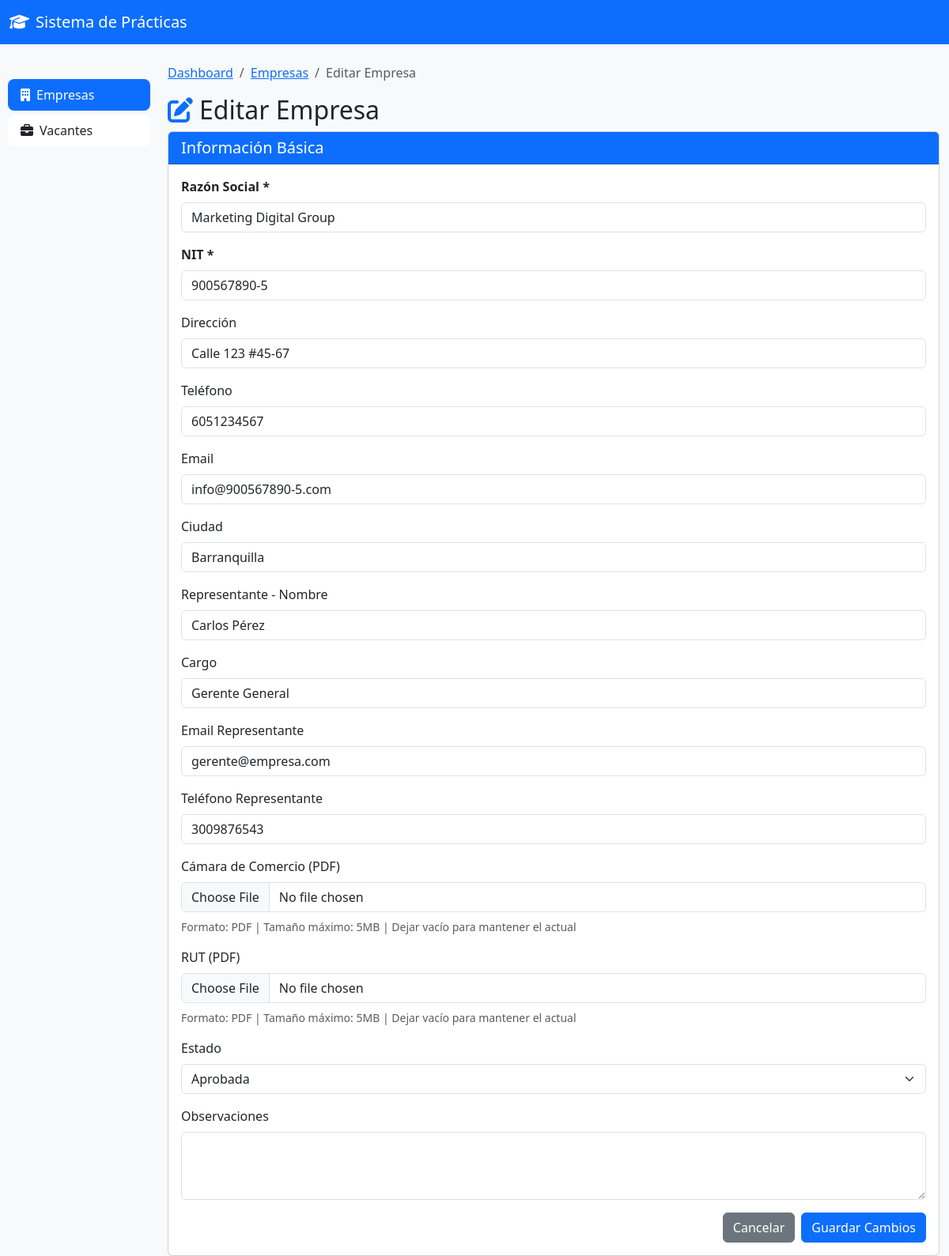
/empresas/5/editar/ (signed in), run on an earlier commit of the app's database.
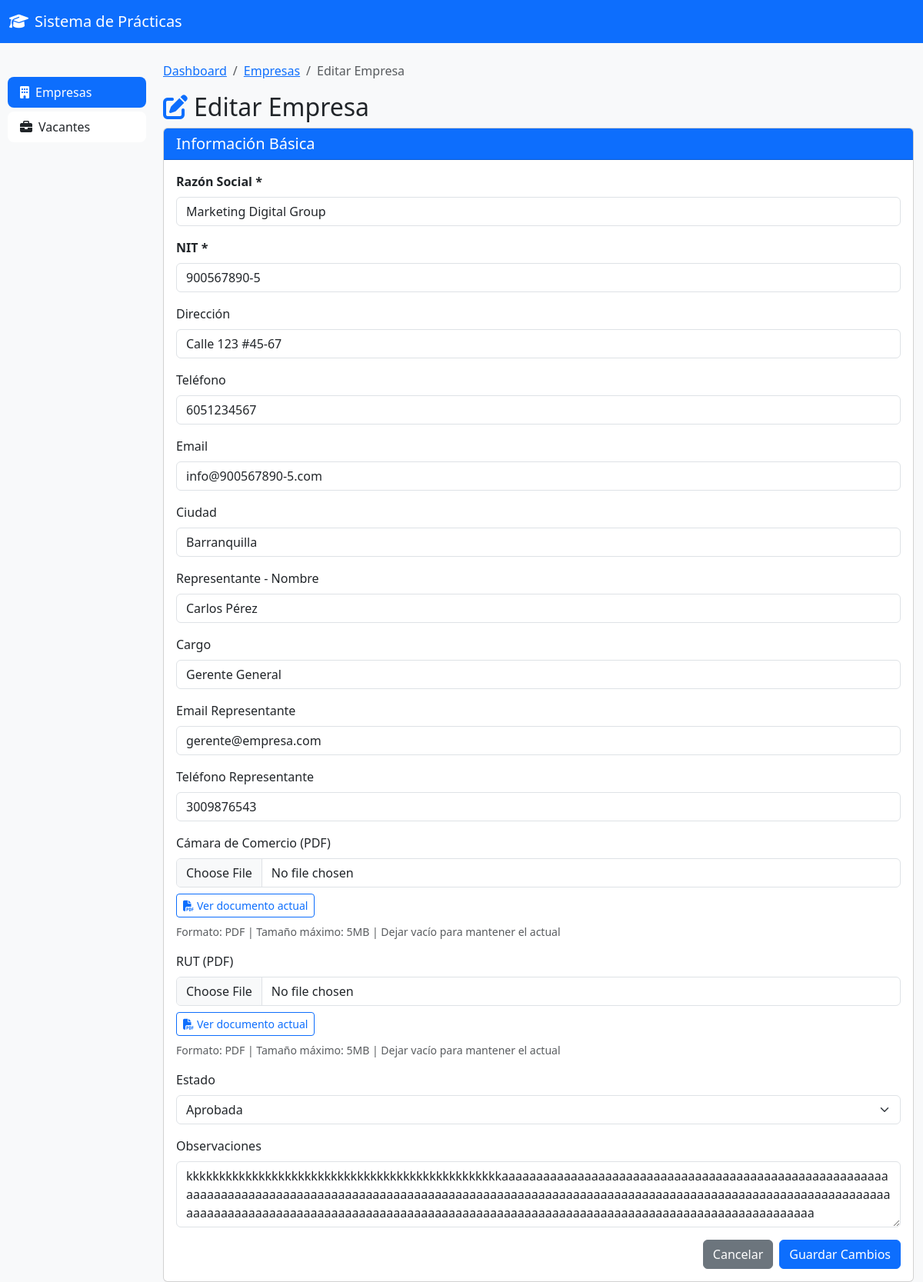
And on a later commit of the database.
### coordinacion/models.py (models this page shows, shortened)
class Empresa(models.Model):
    ESTADO_CHOICES = [
        ('PENDIENTE', 'Pendiente de Aprobación'),
        ('APROBADA', 'Aprobada'),
        ('RECHAZADA', 'Rechazada'),
        ('INACTIVA', 'Inactiva'),
    ]
    razon_social = models.CharField(max_length=300)
    nit = models.CharField(max_length=20, unique=True)
    direccion = models.CharField(max_length=300)
    telefono = models.CharField(max_length=20)
    email = models.EmailField()
    ciudad = models.CharField(max_length=100)
    representante_nombre = models.CharField(max_length=200)
    representante_cargo = models.CharField(max_length=100)
    representante_email = models.EmailField()
    representante_telefono = models.CharField(max_length=20)
    camara_comercio = models.FileField(
        upload_to='empresas/documentos/',
        validators=[FileExtensionValidator(['pdf'])],
        blank=True,
        null=True
    )
    rut = models.FileField(
        upload_to='empresas/documentos/',
        validators=[FileExtensionValidator(['pdf'])],
        blank=True,
        null=True
    )
    estado = models.CharField(max_length=20, choices=ESTADO_CHOICES, default='PENDIENTE')
    fecha_registro = models.DateTimeField(auto_now_add=True)
    fecha_aprobacion = models.DateTimeField(blank=True, null=True)
    aprobada_por = models.ForeignKey(
        Coordinador,
        on_delete=models.SET_NULL,
        null=True,
        blank=True,
        related_name='empresas_aprobadas'
    )
    observaciones = models.TextField(blank=True, null=True)
    class Meta:
        verbose_name = 'Empresa Formadora'
        verbose_name_plural = 'Empresas Formadoras'
        ordering = ['-fecha_registro']

### coordinacion/company_views.py (the view)
# urls.py: path('empresas/<int:empresa_id>/editar/', company_views.empresa_editar, name='empresa_editar'),
@coordinator_required
def empresa_editar(request, empresa_id):
    empresa = get_object_or_404(Empresa, id=empresa_id)
    if request.method == 'POST':
        form = EmpresaForm(request.POST, request.FILES, instance=empresa)
        if form.is_valid():
            emp = form.save(commit=False)
            if emp.estado == 'APROBADA' and empresa.estado != 'APROBADA':
                emp.fecha_aprobacion = timezone.now()
                emp.aprobada_por = request.user.coordinador
            emp.save()
            messages.success(request, f'✅ Empresa "{emp.razon_social}" actualizada correctamente')
            return redirect('coordinacion:empresa_detalle', empresa_id=emp.id)
        else:
            messages.error(request, '❌ Por favor corrige los errores en el formulario')
    else:
        form = EmpresaForm(instance=empresa)
    return render(request, 'coordinacion/empresas/editar.html', {'form': form, 'empresa': empresa})

### coordinacion/company_views.py (called while the page is built)
def coordinator_required(view_func):
    @wraps(view_func)
    def _wrapped_view(request, *args, **kwargs):
        if not request.user.is_authenticated:
            return redirect('coordinacion:login')
        if not hasattr(request.user, 'coordinador'):
            messages.error(request, 'Acceso denegado: se requiere rol Coordinador')
            return HttpResponseForbidden('Acceso denegado')
        return view_func(request, *args, **kwargs)
    return _wrapped_view

### coordinacion/templates/coordinacion/empresas/editar.html (shortened to what the changed rows need)
{% extends 'coordinacion/base.html' %}
{% load static %}
{% block content %}
<div class="container-fluid mt-4">
    <div class="row">
        <div class="col-md-9 col-lg-10">
            <h2><i class="fas fa-edit me-2 text-primary"></i>Editar Empresa</h2>
            <form method="POST" enctype="multipart/form-data" id="empresaForm">
                <div class="row g-4">
                    <div class="col-12">
                        <div class="card">
                            <div class="card-body">
                                <div class="mb-3">
                                    <label class="form-label fw-bold">Razón Social *</label>
                                    {{ form.razon_social }}
                                </div>
                                <div class="mb-3">
                                    <label class="form-label fw-bold">NIT *</label>
                                    {{ form.nit }}
                                </div>
                                <div class="mb-3">
                                    <label class="form-label">Dirección</label>
                                    {{ form.direccion }}
                                </div>
                                <div class="mb-3">
                                    <label class="form-label">Teléfono</label>
                                    {{ form.telefono }}
                                </div>
                                <div class="mb-3">
                                    <label class="form-label">Email</label>
                                    {{ form.email }}
                                </div>
                                <div class="mb-3">
                                    <label class="form-label">Ciudad</label>
                                    {{ form.ciudad }}
                                </div>
                                <div class="mb-3">
                                    <label class="form-label">Representante - Nombre</label>
                                    {{ form.representante_nombre }}
                                </div>
                                <div class="mb-3">
                                    <label class="form-label">Cargo</label>
                                    {{ form.representante_cargo }}
                                </div>
                                <div class="mb-3">
                                    <label class="form-label">Email Representante</label>
                                    {{ form.representante_email }}
                                </div>
                                <div class="mb-3">
                                    <label class="form-label">Teléfono Representante</label>
                                    {{ form.representante_telefono }}
                                </div>
                                <div class="mb-3">
                                    <label class="form-label">Cámara de Comercio (PDF)</label>
                                    {{ form.camara_comercio }}
                                    {% if empresa.camara_comercio %}
                                        <div class="mt-2">
                                            <a href="{{ empresa.camara_comercio.url }}" target="_blank" class="btn btn-sm btn-outline-primary">
                                                <i class="fas fa-file-pdf me-1"></i>Ver documento actual
                                            </a>
                                        </div>
                                    {% endif %}
                                    <small class="form-text text-muted d-block mt-2">
                                        Formato: PDF | Tamaño máximo: 5MB | Dejar vacío para mantener el actual
                                    </small>
                                </div>
                                <div class="mb-3">
                                    <label class="form-label">RUT (PDF)</label>
                                    {{ form.rut }}
                                    {% if empresa.rut %}
                                        <div class="mt-2">
                                            <a href="{{ empresa.rut.url }}" target="_blank" class="btn btn-sm btn-outline-primary">
                                                <i class="fas fa-file-pdf me-1"></i>Ver documento actual
                                            </a>
                                        </div>
                                    {% endif %}
                                    <small class="form-text text-muted d-block mt-2">
                                        Formato: PDF | Tamaño máximo: 5MB | Dejar vacío para mantener el actual
                                    </small>
                                </div>
                                <div class="mb-3">
                                    <label class="form-label">Estado</label>
                                    {{ form.estado }}
                                </div>
                                <div class="mb-3">
                                    <label class="form-label">Observaciones</label>
                                    {{ form.observaciones }}
                                </div>
                            </div>
                        </div>
                    </div>
                </div>
            </form>
        </div>
    </div>
</div>
{% endblock %}

What changed in the data, as far as the page shows it:
changed Empresa "Marketing Digital Group": observaciones (not shown) → "kkkkkkkkkkkkkkkkkkkkkkkkkkkkkkkkkkkkkkkkkkkkkkkkaaaaaaaaaaaaaaaaaaaaaaaaaaaaaaaaaaaaaaaaaaaaaaaaaaaaaaaaaaaaaaaaaaaaaaaaaaaaaaaaaaaaaaaaaaaaaaaaaaaaaaaaaaaaaaaaaaaaaaaaaaaaaaaaaaaaaaaaaaaaaaaaaaaaaaaaaaaaaaaaaaaaaaaaaaaaaaaaaaaaaaaaaaaaaaaaaaaaaaaaaaaaaaaaaaaaaaaaaaaaaaaaaaaaaaaaaaaaaaaaaaaaaaaaa"
Also different on the page:
text now shown: "Ver documento actual Ver documento actual"
